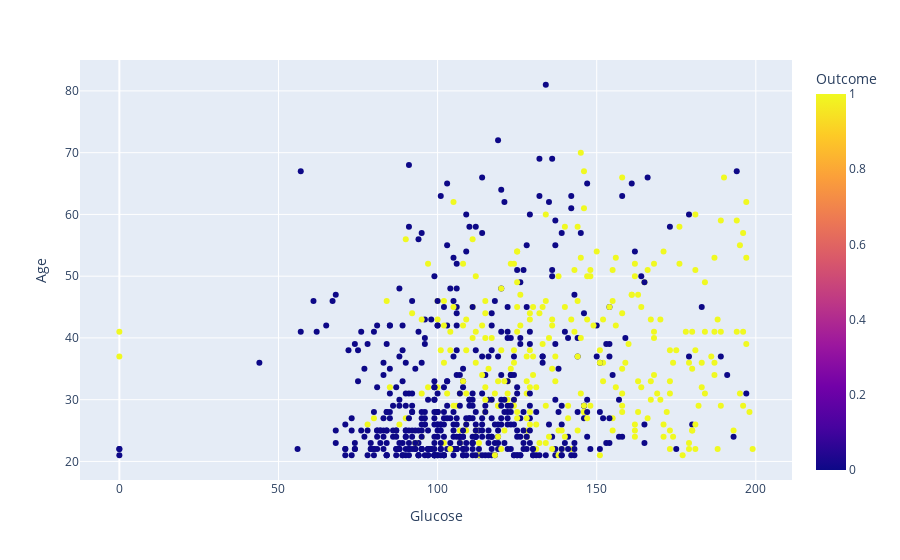

Notebook code for this chart:
### Markdown cell above
## ScatterPlot on glucose and Age

### Code cell
px.scatter(data,x="Glucose",y="Age",color="Outcome")

### Figure 1 — Plotly figure (JSON) as saved in the notebook; plotly's stock layout.template omitted (floating-point values rounded to 4 significant figures; data arrays with more than 128 entries replaced by an {"elided": "..."} marker saying what was removed)
{"data": [{"hovertemplate": "Glucose=%{x}<br>Age=%{y}<br>Outcome=%{marker.color}<extra></extra>", "legendgroup": "", "marker": {"color": {"elided": "768 int values"}, "coloraxis": "coloraxis", "symbol": "circle"}, "mode": "markers", "name": "", "orientation": "v", "showlegend": false, "type": "scatter", "x": {"elided": "768 int values"}, "xaxis": "x", "y": {"elided": "768 int values"}, "yaxis": "y"}], "layout": {"coloraxis": {"colorbar": {"title": {"text": "Outcome"}}, "colorscale": [[0, "#0d0887"], [0.1111, "#46039f"], [0.2222, "#7201a8"], [0.3333, "#9c179e"], [0.4444, "#bd3786"], [0.5556, "#d8576b"], [0.6667, "#ed7953"], [0.7778, "#fb9f3a"], [0.8889, "#fdca26"], [1, "#f0f921"]]}, "legend": {"tracegroupgap": 0}, "margin": {"t": 60}, "xaxis": {"anchor": "y", "domain": [0, 1], "title": {"text": "Glucose"}}, "yaxis": {"anchor": "x", "domain": [0, 1], "title": {"text": "Age"}}}}
